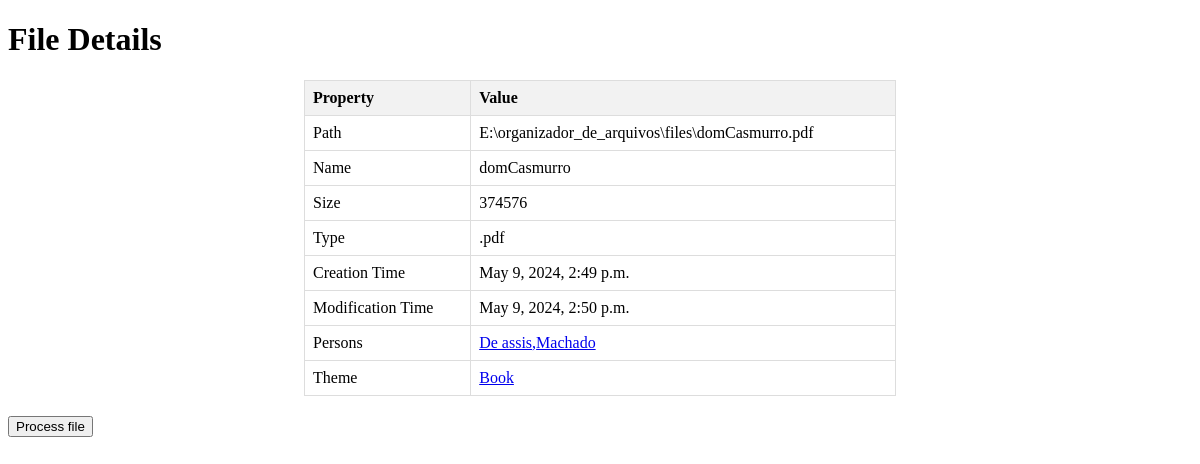
Screenshot of /catalogo/file/1/ with the database file from the repository.
### catalogo/models.py (models this page shows, shortened)
class File(models.Model):
  numeric_id = models.AutoField(primary_key= True)
  path = models.CharField(max_length=200,unique=True)
  name = models.CharField(max_length=200)
  size = models.IntegerField()
  type = models.CharField(max_length=10)
  creation_time = models.DateTimeField()
  modification_time = models.DateTimeField()
  persons = models.ManyToManyField(Person, related_name='files',blank=True)
  themes = models.ManyToManyField(Theme, related_name='files',blank=True)

class Person(models.Model):
  numeric_id = models.AutoField(primary_key= True)
  name = models.CharField(max_length=100)
  surname = models.CharField(max_length=100)

class Theme(models.Model):
  numeric_id = models.AutoField(primary_key=True)
  theme = models.CharField(max_length=100)

### catalogo/views.py (the view)
# urls.py: path("catalogo/file/<int:file_id>/",views.catalago_file,name="file"),
def catalago_file(request, file_id):
  file = File.objects.filter(numeric_id=file_id)
  if len(file) == 0:
    return render(request, '404.html', status=404)
  values = file[0]
  path = values.path
  name = values.name
  size = values.size
  type = values.type
  creation_time = values.creation_time
  modification_time = values.modification_time
  persons = values.persons.all()
  themes = values.themes.all()
  template = loader.get_template("catalogo/file.html")
  values = {
    'file_id':file_id,
    'path': path,
    'name': name,
    'size': size,
    'type': type,
    'creation_time': creation_time,
    'modification_time': modification_time,
    'persons': persons,
    'themes': themes
  }
  return HttpResponse(template.render(values, request))

### catalogo/templates/catalogo/file.html (shortened to what this page needs)
<!DOCTYPE html>
<html lang="en">
<head>
</head>
<body>
    <h1>File Details</h1>
    <table>
        <tr>
            <th>Property</th>
            <th>Value</th>
        </tr>
        <tr>
            <td>Path</td>
            <td>{{ path }}</td>
        </tr>
        <tr>
            <td>Name</td>
            <td>{{ name }}</td>
        </tr>
        <tr>
            <td>Size</td>
            <td>{{ size }}</td>
        </tr>
        <tr>
            <td>Type</td>
            <td>{{ type }}</td>
        </tr>
        <tr>
            <td>Creation Time</td>
            <td>{{ creation_time }}</td>
        </tr>
        <tr>
            <td>Modification Time</td>
            <td>{{ modification_time }}</td>
        </tr>
        <tr>
            <td>Persons</td>
             <td>
            {% for person in persons %}
                 <a href="/catalogo/person/{{ person.numeric_id }}/">
                     {{person.surname}},{{person.name}} {% if not forloop.last %} <br> {% endif %}
                 </a>
            {% endfor %}</td>
        </tr>
        <tr>
            <td>Theme</td>
             <td>
            {% for theme in themes %}
                 <a href="/catalogo/theme/{{ theme.numeric_id }}/">
                     {{theme.theme}}{% if not forloop.last %} <br> {% endif %}
                 </a>
            {% endfor %}</td>
        </tr>
    </table>
    <button onclick="process_file({{ file_id }})"  id="processed_file">Process file</button>
    {% load static %}
</body>
</html>

### catalogo/templates/catalogo/file.html (style rules this page uses)
table { width: 50%; margin: 20px auto; border-collapse: collapse; }
th, td { border: 1px solid #ddd; padding: 8px; text-align: left; }
th { background-color: #f2f2f2; }

### rows the page displays
File: path "E:\\organizador_de_arquivos\\files\\domCasmurro.pdf", name "domCasmurro", type ".pdf", creation_time "May 9, 2024, 2:49 p.m.", modification_time "May 9, 2024, 2:50 p.m."
Person: surname "De assis", name "Machado"
Theme: theme "Book"

### other values shown
{{ size }} "374576"
